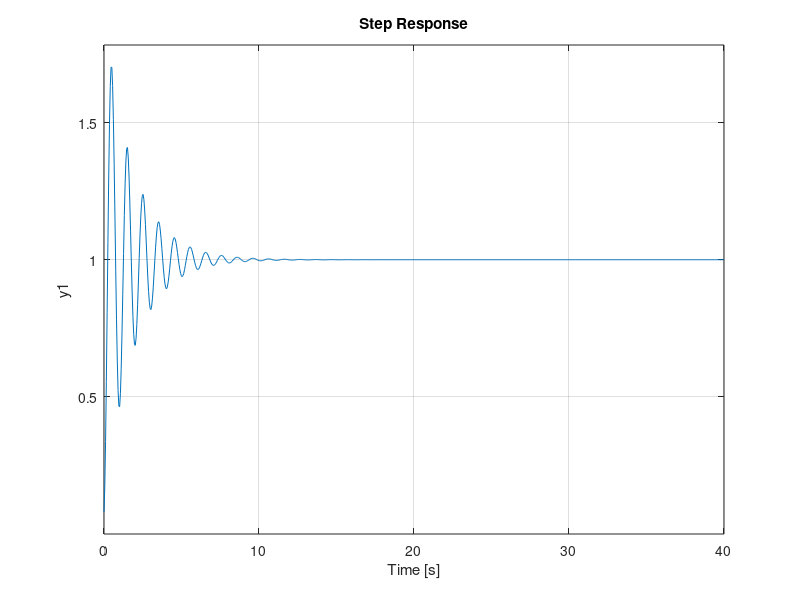

Write MATLAB code to recreate this figure. (Note: this script raises an error after producing the figure.)

s = tf('s');
%todos os dados estão em metros
a1 = 0.005;%area de secção tanque 1
a2 = 0.005;%area de secção tanque 2
g =  9.8;%gravidade
A1 = 0.4273; %Area tanque 1
A2 = 0.5184; %Area tanque 2
h1 = 0.09; %altura tanque 1 regime permanente
h2 = 0.06; %altura tanque 2 regime permanente
num = ((a1*sqrt(2*g))/(A1*A2*sqrt(h1)))+(s/A2); 
dem1 = s+(a1*sqrt(2*g))/(A1*sqrt(h1));
dem2 = s+(a2*sqrt(2*g))/A2*sqrt(h2);

G = num/(dem1*dem2);
%%
%metodo de ziegler
num = [1, 0.1727];
den = [0.5184, 0.09494, 0.0009363];
poles = roots(den);

T = mean(abs(poles));
KP = 0.60;
KI = 2.0 / T;
KD = 0.5 * T;
pid_ziegle = pid(KP, KI, KD);
%%
%metodo alocação de polos rltool
C = (14.635*(s+0.9008)*(s+0.7585))/s;
[nummerador, denominador] = tfdata(C, 'v');
b2 = nummerador(1);
b1 = nummerador(2);
b0 = nummerador(3);

a2 = denominador(1);
a1 = denominador(2);
a0 = denominador(3);

%Compute gains
kp_rltool = (a1*b1 - b0)/a1^2;
ki_rltool = b0/a1;
kd_rltool = (b0 - a1*b1 + a1^2*b2)/(a1^3);
a = a1;
pid_rltool = pid(kp_rltool, ki_rltool, kd_rltool);
%% 
%step(G)
%step(feedback(pid_rltool*G,1));
step(feedback(pid_ziegle*G,1));
%%
%teste florindo, não funciona mais...
[B,A] = tfdata(minreal(G),'v');
s = tf('s');
%%
%continuação teste do florindo...
M = B()*eye(2,2);
ts = 120;
Ed = 0.7;
Wnd = 4/(ts*Ed);
f1 = 1.2*Wnd;
Pd = conv([1 2*Ed*Wnd Wnd^2],[1 f1]);
P = [Pd(2)-A(2) Pd(2)-A(2) Pd(3)];
X = inv(M)*P'
C = X(2) + X(3)/s + X(1)*s

Lf = C*G
T = feedback(Lf,1)
damp(T),
figure, step(T)